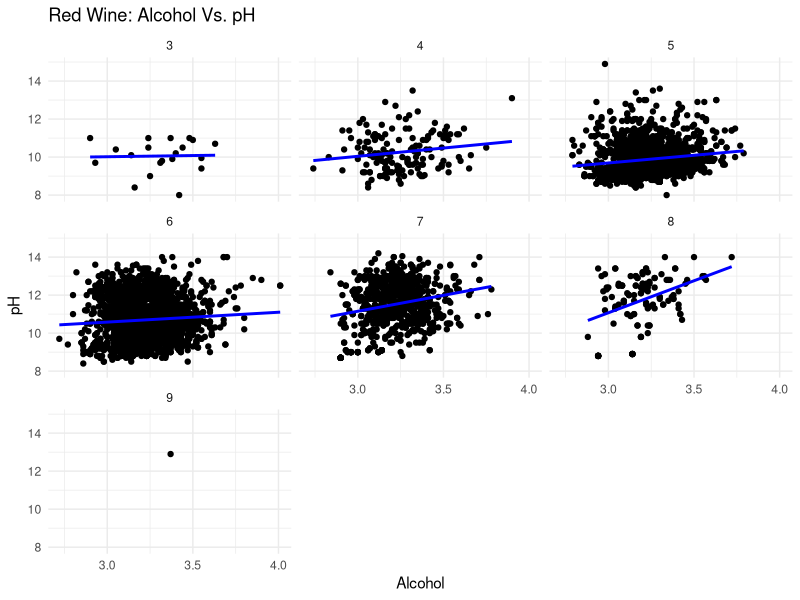
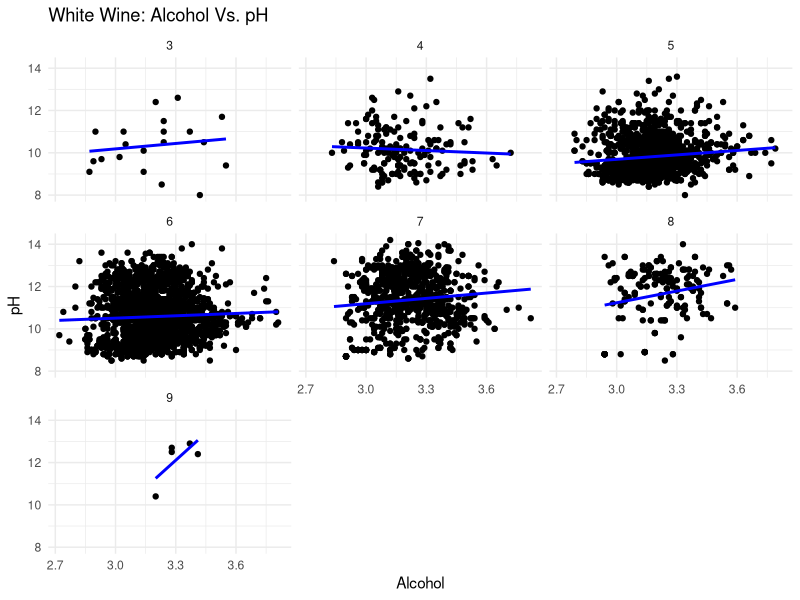

Here is the R script that generated these plots, in order:
################################################################################
#
#   Project: Linear Regression Analysis of ___________
#   Author: Vincent Cifone
#   Date: 11/14/23
#   DataSet: WineQuality_Red
#   
#   STAT383 Statistics and Probability Final Project
#
#
################################################################################

# Access to ggplot data visualization
##install.packages("ggplot2") 
library(ggplot2)
setwd("C:/Users/vcifo/Documents/STAT383_FInal")

# Clean Console and Environment
rm(list = ls())
cat("\f")

#Access Dataset's
library(readxl)
WineProperties_Red <- read_excel("RedWine_DataSet.xlsx")
WineProperties_White <- read_excel("WhiteWine_DataSet.xlsx")

# Summary of Wine Quality Dataset (Red)
summary(WineProperties_Red)

# Scatter Plot: Alcohol Vs. pH
ggplot(WineProperties_Red, aes(x=pH, y=alcohol)) +
  geom_point() +
  geom_smooth(method='lm', se=FALSE, color="blue") +
  facet_wrap(~quality) +
  theme_minimal() +
  labs(title="Red Wine: Alcohol Vs. pH", x="Alcohol",y="pH")

# Summary of Wine Quality Dataset (White)
summary(WineProperties_White)

# Scatter Plot: Alcohol Vs. pH
ggplot(WineProperties_White, aes(x=pH, y=alcohol)) +
  geom_point() +
  geom_smooth(method='lm', se=FALSE, color="blue") +
  facet_wrap(~quality) +
  theme_minimal() +
  labs(title="White Wine: Alcohol Vs. pH", x="Alcohol",y="pH")



